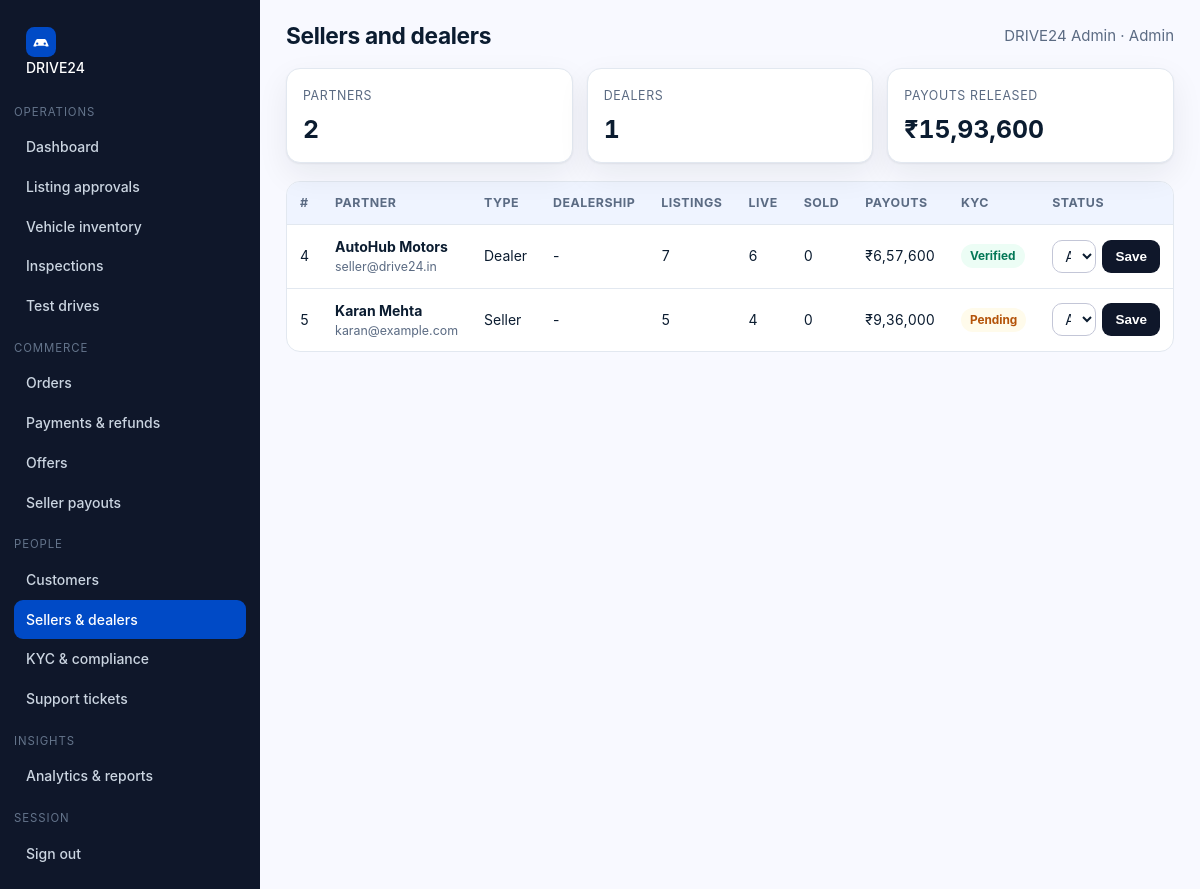
The app's page /admin/sellers.php (signed in) with its own data.
### tables this page shows
CREATE TABLE users (
  id INT AUTO_INCREMENT PRIMARY KEY,
  name VARCHAR(120) NOT NULL,
  email VARCHAR(160) NOT NULL UNIQUE,
  mobile VARCHAR(20) DEFAULT NULL,
  password_hash VARCHAR(255) NOT NULL,
  role ENUM('buyer','seller','dealer','admin','support') NOT NULL DEFAULT 'buyer',
  city VARCHAR(80) DEFAULT NULL,
  company VARCHAR(120) DEFAULT NULL,
  kyc_status ENUM('pending','verified','rejected') NOT NULL DEFAULT 'pending',
  status ENUM('active','suspended') NOT NULL DEFAULT 'active',
  created_at TIMESTAMP DEFAULT CURRENT_TIMESTAMP
);

### includes/db.php (called while the page is built, shortened)
<?php
function config(?string $group = null): array
{
    static $config = null;
    if ($config === null) { $config = require __DIR__ . '/../config/config.php'; }
    return $group !== null ? ($config[$group] ?? []) : $config;
}
function db(): PDO
{
    static $pdo = null;
    if ($pdo instanceof PDO) { return $pdo; }
    $c = config('db');
    $dsn = "mysql:host={$c['host']};port={$c['port']};dbname={$c['name']};charset={$c['charset']}";
    $pdo = new PDO($dsn, $c['user'], $c['pass'], [
        PDO::ATTR_ERRMODE            => PDO::ERRMODE_EXCEPTION,
        PDO::ATTR_DEFAULT_FETCH_MODE => PDO::FETCH_ASSOC,
        PDO::ATTR_EMULATE_PREPARES   => false,
    ]);
    return $pdo;
}
function q(string $sql, array $params = []): PDOStatement
{
    $stmt = db()->prepare($sql);
    $stmt->execute($params);
    return $stmt;
}
function fetchAll(string $sql, array $params = []): array { return q($sql, $params)->fetchAll(); }
function fetchOne(string $sql, array $params = []): ?array
{
    $row = q($sql, $params)->fetch();
    return $row === false ? null : $row;
}

### admin/sellers.php (the view, shortened to what this page needs)
<?php
require_once __DIR__ . '/../includes/admin_layout.php';
$admin = requireLogin('admin');
$rows = fetchAll("SELECT u.*,
    (SELECT COUNT(*) FROM listings l WHERE l.seller_id = u.id) AS listings,
    (SELECT COUNT(*) FROM listings l WHERE l.seller_id = u.id AND l.status = 'approved') AS live,
    (SELECT COUNT(*) FROM listings l WHERE l.seller_id = u.id AND l.status = 'sold') AS sold,
    (SELECT COALESCE(SUM(p.amount),0) FROM payouts p WHERE p.seller_id = u.id) AS payouts
    FROM users u WHERE u.role IN ('seller','dealer') ORDER BY listings DESC");
adminHeader('Sellers and dealers', 'sellers');
?>
<div class="kpis">
  <div class="kpi"><small>Partners</small><b class="num"><?= count($rows) ?></b></div>
  <div class="kpi"><small>Dealers</small><b class="num"><?= count(array_filter($rows, static fn ($r) => $r['role'] === 'dealer')) ?></b></div>
  <div class="kpi"><small>Payouts released</small><b class="num"><?= rupees(array_sum(array_map(static fn ($r) => (float) $r['payouts'], $rows))) ?></b></div>
</div>
<div class="table-wrap" style="margin-top:14px"><table class="data">
  <thead><tr><th>#</th><th>Partner</th><th>Type</th><th>Dealership</th><th>Listings</th><th>Live</th><th>Sold</th><th>Payouts</th><th>KYC</th><th>Status</th></tr></thead>
  <tbody>
  <?php foreach ($rows as $r): ?>
    <tr><td class="num"><?= (int) $r['id'] ?></td>
      <td><b><?= e((string) $r['name']) ?></b><div class="muted" style="font-size:12.4px"><?= e((string) $r['email']) ?></div></td>
      <td><?= e(ucfirst((string) $r['role'])) ?></td>
      <td><?= e((string) ($r['dealership'] ?? '-')) ?></td>
      <td class="num"><?= (int) $r['listings'] ?></td><td class="num"><?= (int) $r['live'] ?></td><td class="num"><?= (int) $r['sold'] ?></td>
      <td class="num"><?= rupees($r['payouts']) ?></td>
      <td><?= statusBadge((string) $r['kyc_status']) ?></td>
      <td><form method="post" style="display:flex;gap:6px">
        <select class="form-select" style="padding:6px 8px" name="status">
          <option value="active" <?= $r['status'] === 'active' ? 'selected' : '' ?>>Active</option>
        </select><button class="btn btn-dark btn-sm" type="submit">Save</button></form></td></tr>
  <?php endforeach; ?>
  </tbody></table></div>
<?php adminFooter(); ?>

### includes/admin_layout.php (shortened to what this page needs)
<?php
require_once __DIR__ . '/helpers.php';
function adminHeader(string $title, string $active = '', string $area = 'admin'): void
{
    $u = user();
    $adminMenu = [
        'Operations' => [
            'dashboard'   => ['Dashboard', 'admin/index.php'],
            'approvals'   => ['Listing approvals', 'admin/approvals.php'],
            'vehicles'    => ['Vehicle inventory', 'admin/vehicles.php'],
            'inspections' => ['Inspections', 'admin/inspections.php'],
            'testdrives'  => ['Test drives', 'admin/testdrives.php'],
        ],
        'Commerce' => [
            'orders'   => ['Orders', 'admin/orders.php'],
            'payments' => ['Payments &amp; refunds', 'admin/payments.php'],
            'offers'   => ['Offers', 'admin/offers.php'],
            'payouts'  => ['Seller payouts', 'admin/payouts.php'],
        ],
        'People' => [
            'customers' => ['Customers', 'admin/customers.php'],
            'sellers'   => ['Sellers &amp; dealers', 'admin/sellers.php'],
            'kyc'       => ['KYC &amp; compliance', 'admin/kyc.php'],
            'support'   => ['Support tickets', 'admin/support.php'],
        ],
        'Insights' => [
            'reports' => ['Analytics &amp; reports', 'admin/reports.php'],
        ],
    ];
    $sellerMenu = [
        'Seller portal' => [
            'dashboard'  => ['Dashboard', 'seller/dashboard.php'],
            'listings'   => ['My listings', 'seller/listings.php'],
            'offers'     => ['Offers', 'seller/offers.php'],
            'testdrives' => ['Test drives', 'seller/testdrives.php'],
            'payouts'    => ['Payouts', 'seller/payouts.php'],
        ],
        'Shortcuts' => [
            'new' => ['List a new car', 'sell.php'],
            'site' => ['Back to marketplace', 'index.php'],
        ],
    ];
    $menu = $area === 'admin' ? $adminMenu : $sellerMenu;
    ?><!DOCTYPE html>
<html lang="en">
<head>
<link rel="stylesheet" href="<?= e(base('assets/css/app.css')) ?>">
</head>
<body data-base="<?= e(rtrim(base(''), '/')) ?>" data-csrf="<?= e(csrfToken()) ?>">
<div class="admin-shell">
  <aside class="admin-side">
    <a class="brand" href="<?= e(base('index.php')) ?>"><img src="<?= e(base('assets/img/logo.svg')) ?>" alt="" width="30" height="30">DRIVE24</a>
    <?php foreach ($menu as $group => $items): ?>
      <div class="group"><?= e($group) ?></div>
      <?php foreach ($items as $key => $item): ?>
        <a class="<?= $active === $key ? 'active' : '' ?>" href="<?= e(base($item[1])) ?>"><?= $item[0] ?></a>
      <?php endforeach; ?>
    <?php endforeach; ?>
    <div class="group">Session</div>
    <a href="<?= e(base('logout.php')) ?>">Sign out</a>
  </aside>
  <section class="admin-main">
    <div class="admin-top">
      <h1><?= e($title) ?></h1>
      <div style="margin-left:auto" class="muted"><?= e($u['name'] ?? '') ?> &middot; <?= e(ucfirst((string) ($u['role'] ?? ''))) ?></div>
    </div>
<?php }
function adminFooter(): void
{
    ?>
  </section>
</div>
</body>
</html>
<?php }

### includes/helpers.php (shortened to what this page needs)
<?php
require_once __DIR__ . '/db.php';
function e(?string $value): string
{
    return htmlspecialchars((string) $value, ENT_QUOTES | ENT_SUBSTITUTE, 'UTF-8');
}
function base(string $path = ''): string
{
    $script = $_SERVER['SCRIPT_NAME'] ?? '/index.php';
    $dir = rtrim(str_replace('\\', '/', dirname($script)), '/');
    if (preg_match('#/(admin|seller|api)$#', $dir)) { $dir = rtrim(dirname($dir), '/'); }
    return ($dir === '' ? '' : $dir) . '/' . ltrim($path, '/');
}
function rupees(float|int|string|null $amount): string
{
    $n = (int) round((float) $amount);
    $sign = $n < 0 ? '-' : '';
    $s = (string) abs($n);
    if (strlen($s) > 3) {
        $last3 = substr($s, -3);
        $rest = preg_replace('/\B(?=(\d{2})+(?!\d))/', ',', substr($s, 0, -3));
        $s = $rest . ',' . $last3;
    }
    return $sign . "\u{20B9}" . $s;
}
function csrfToken(): string
{
    return $_SESSION['csrf'];
}
function user(): ?array
{
    static $cached = null;
    if ($cached !== null) { return $cached ?: null; }
    $id = $_SESSION['user_id'] ?? null;
    $row = fetchOne('SELECT id, name, email, mobile, role, city, kyc_status FROM users WHERE id = ? AND status = "active"', [$id]);
    $cached = $row ?: false;
    return $cached ?: null;
}
function requireLogin(?string $area = null): array
{
    $u = user();
    return $u;
}
function statusBadge(?string $status): string
{
    $status = (string) $status;
    $map = [
        'active' => 'ok', 'approved' => 'ok', 'paid' => 'ok', 'delivered' => 'ok', 'verified' => 'ok',
        'completed' => 'ok', 'accepted' => 'ok', 'sold' => 'ok',
        'pending' => 'warn', 'processing' => 'warn', 'scheduled' => 'warn', 'requested' => 'warn',
        'in_transit' => 'warn', 'countered' => 'warn',
        'confirmed' => 'info', 'reserved' => 'info', 'draft' => 'info', 'open' => 'info', 'new' => 'info',
        'rejected' => 'bad', 'failed' => 'bad', 'cancelled' => 'bad', 'returned' => 'bad', 'suspended' => 'bad',
    ];
    return '<span class="badge ' . ($map[$status] ?? 'info') . '">' . e(ucwords(str_replace('_', ' ', $status))) . '</span>';
}

### assets/css/app.css (style rules this page uses)
:root { --primary:#004ac6; --primary-600:#2563eb; --primary-700:#1d4ed8; --navy:#0f172a; --navy-2:#1e293b; --sky:#38bdf8; --bg:#f8f9ff; --surface:#ffffff; --surface-low:#eff4ff; --ink:#0b1c30; --muted:#5b6b83; --line:#e2e8f0; --line-strong:#c3c6d7; --ok:#10b981; --ok-bg:#ecfdf5; --warn:#f59e0b; --warn-bg:#fffbeb; --bad:#ef4444; --bad-bg:#fef2f2; --info-bg:#eff6ff; --radius:14px; --shadow:0 1px 2px rgba(15,23,42,.06),0 12px 32px rgba(15,23,42,.07); }
* { box-sizing:border-box }
html { -webkit-text-size-adjust:100% }
body { margin:0;font-family:Inter,"Segoe UI",system-ui,-apple-system,Arial,sans-serif;background:var(--bg);color:var(--ink);line-height:1.55;font-size:15px }
h1,h2,h3,h4 { font-family:"Plus Jakarta Sans",Inter,system-ui,Arial,sans-serif;line-height:1.22;margin:0 0 8px;letter-spacing:-.015em }
h1 { font-size:2rem }
a { color:var(--primary-700);text-decoration:none }
img { max-width:100%;display:block }
.num { font-variant-numeric:tabular-nums }
.muted { color:var(--muted) }
.brand { display:flex;align-items:center;gap:10px;font-weight:800;font-size:1.15rem;color:var(--navy) }
.btn { display:inline-flex;align-items:center;justify-content:center;gap:8px;border:1px solid transparent;border-radius:10px;padding:10px 16px;font-weight:650;font-size:14.5px;cursor:pointer;background:var(--surface-low);color:var(--navy);transition:.15s }
.btn-dark { background:var(--navy);color:#fff }
.btn-sm { padding:7px 12px;font-size:13.5px;border-radius:9px }
.form-control,.form-select,textarea.form-control { width:100%;padding:10px 12px;border:1px solid var(--line-strong);border-radius:10px;background:#fff;font:inherit;color:var(--ink) }
.badge { display:inline-block;padding:3px 9px;border-radius:999px;font-size:11.8px;font-weight:700 }
.badge.ok { background:var(--ok-bg);color:#047857 }
.badge.warn { background:var(--warn-bg);color:#b45309 }
.table-wrap { overflow:auto;background:#fff;border:1px solid var(--line);border-radius:var(--radius) }
table.data { width:100%;border-collapse:collapse;font-size:14px;min-width:640px }
table.data th { background:var(--surface-low);text-align:left;padding:11px 13px;font-size:12.4px;text-transform:uppercase;letter-spacing:.04em;color:var(--muted);border-bottom:1px solid var(--line) }
table.data td { padding:11px 13px;border-bottom:1px solid var(--line);vertical-align:middle }
table.data tr:last-child td { border-bottom:0 }
.admin-shell { display:grid;grid-template-columns:260px 1fr;min-height:100vh }
.admin-side { background:var(--navy);color:#cbd5e1;padding:18px 14px }
.admin-side .brand { color:#fff;margin-bottom:16px }
.admin-side .group { margin:14px 0 6px;font-size:11.4px;text-transform:uppercase;letter-spacing:.08em;color:#64748b }
.admin-side a { display:block;padding:9px 12px;border-radius:9px;color:#cbd5e1;font-size:14px;font-weight:550 }
.admin-side a.active { background:var(--primary);color:#fff }
.admin-main { padding:22px 26px;background:var(--bg) }
.admin-top { display:flex;align-items:center;gap:14px;margin-bottom:18px;flex-wrap:wrap }
.admin-top h1 { margin:0;font-size:1.42rem }
.kpis { display:grid;grid-template-columns:repeat(auto-fit,minmax(180px,1fr));gap:14px;margin-bottom:18px }
.kpi { background:#fff;border:1px solid var(--line);border-radius:var(--radius);padding:14px 16px;box-shadow:var(--shadow) }
.kpi small { color:var(--muted);font-size:12.4px;text-transform:uppercase;letter-spacing:.05em }
.kpi b { display:block;font-size:1.55rem;margin-top:4px }

### records on screen
users: name "DRIVE24 Admin", role "Admin"
users: id "4", name "AutoHub Motors", email "seller@drive24.in", role "Dealer", dealership "-", listings "7", live "6", sold "0", payouts "₹6,57,600", kyc_status "Verified", status "Active"
users: id "5", name "Karan Mehta", email "karan@example.com", role "Seller", dealership "-", listings "5", live "4", sold "0", payouts "₹9,36,000", kyc_status "Pending", status "Active"

### other values on screen
$group "OPERATIONS"
$item[0] "Dashboard"
$item[0] "Listing approvals"
$item[0] "Vehicle inventory"
$item[0] "Inspections"
$item[0] "Test drives"
$group "COMMERCE"
$item[0] "Orders"
$item[0] "Payments & refunds"
$item[0] "Offers"
$item[0] "Seller payouts"
$group "PEOPLE"
$item[0] "Customers"
$item[0] "Sellers & dealers"
$item[0] "KYC & compliance"
